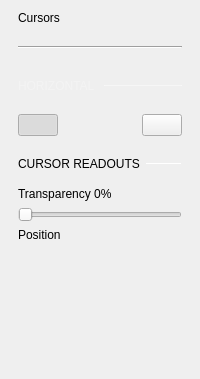
               <widget class="QWidget" name="page_5">
                <layout class="QVBoxLayout" name="verticalLayout_12">
                 <property name="leftMargin">
                  <number>18</number>
                 </property>
                 <property name="rightMargin">
                  <number>18</number>
                 </property>
                 <item>
                  <widget class="QLabel" name="label_8">
                   <property name="text">
                    <string>Cursors</string>
                   </property>
                   <property name="general_settings_label" stdset="0">
                    <bool>true</bool>
                   </property>
                  </widget>
                 </item>
                 <item>
                  <spacer name="verticalSpacer_9">
                   <property name="orientation">
                    <enum>Qt::Vertical</enum>
                   </property>
                   <property name="sizeType">
                    <enum>QSizePolicy::Fixed</enum>
                   </property>
                   <property name="sizeHint" stdset="0">
                    <size>
                     <width>20</width>
                     <height>15</height>
                    </size>
                   </property>
                  </spacer>
                 </item>
                 <item>
                  <widget class="Line" name="line_7">
                   <property name="sizePolicy">
                    <sizepolicy hsizetype="Expanding" vsizetype="Fixed">
                     <horstretch>0</horstretch>
                     <verstretch>0</verstretch>
                    </sizepolicy>
                   </property>
                   <property name="minimumSize">
                    <size>
                     <width>0</width>
                     <height>2</height>
                    </size>
                   </property>
                   <property name="maximumSize">
                    <size>
                     <width>16777215</width>
                     <height>2</height>
                    </size>
                   </property>
                   <property name="orientation">
                    <enum>Qt::Horizontal</enum>
                   </property>
                   <property name="blue_line" stdset="0">
                    <bool>true</bool>
                   </property>
                  </widget>
                 </item>
                 <item>
                  <layout class="QVBoxLayout" name="verticalLayout_17">
                   <property name="bottomMargin">
                    <number>0</number>
                   </property>
                   <item>
                    <spacer name="verticalSpacer_10">
                     <property name="orientation">
                      <enum>Qt::Vertical</enum>
                     </property>
                     <property name="sizeType">
                      <enum>QSizePolicy::Fixed</enum>
                     </property>
                     <property name="sizeHint" stdset="0">
                      <size>
                       <width>20</width>
                       <height>25</height>
                      </size>
                     </property>
                    </spacer>
                   </item>
                   <item>
                    <layout class="QHBoxLayout" name="horizontalLayout_16">
                     <property name="bottomMargin">
                      <number>0</number>
                     </property>
                     <item>
                      <widget class="QLabel" name="label_15">
                       <property name="sizePolicy">
                        <sizepolicy hsizetype="Fixed" vsizetype="Fixed">
                         <horstretch>0</horstretch>
                         <verstretch>0</verstretch>
                        </sizepolicy>
                       </property>
                       <property name="styleSheet">
                        <string notr="true">QLabel {
		font-size: 12px;
		color: rgba(255, 255, 255, 70);
	}</string>
                       </property>
                       <property name="text">
                        <string>HORIZONTAL </string>
                       </property>
                      </widget>
                     </item>
                     <item>
                      <widget class="Line" name="line_12">
                       <property name="minimumSize">
                        <size>
                         <width>0</width>
                         <height>1</height>
                        </size>
                       </property>
                       <property name="maximumSize">
                        <size>
                         <width>16777215</width>
                         <height>1</height>
                        </size>
                       </property>
                       <property name="styleSheet">
                        <string notr="true">border: 1px solid rgba(255, 255, 255, 70);</string>
                       </property>
                       <property name="orientation">
                        <enum>Qt::Horizontal</enum>
                       </property>
                      </widget>
                     </item>
                    </layout>
                   </item>
                   <item>
                    <spacer name="verticalSpacer_23">
                     <property name="orientation">
                      <enum>Qt::Vertical</enum>
                     </property>
                     <property name="sizeType">
                      <enum>QSizePolicy::Fixed</enum>
                     </property>
                     <property name="sizeHint" stdset="0">
                      <size>
                       <width>0</width>
                       <height>15</height>
                      </size>
                     </property>
                    </spacer>
                   </item>
                   <item>
                    <layout class="QVBoxLayout" name="verticalLayout_23">
                     <property name="bottomMargin">
                      <number>0</number>
                     </property>
                     <item>
                      <layout class="QHBoxLayout" name="horizontalLayout_19">
                       <property name="bottomMargin">
                        <number>0</number>
                       </property>
                       <item>
                        <widget class="scopy::CustomSwitch" name="hCursorsEnable">
                         <property name="text">
                          <string/>
                         </property>
                         <property name="checkable">
                          <bool>true</bool>
                         </property>
                         <property name="checked">
                          <bool>true</bool>
                         </property>
                        </widget>
                       </item>
                       <item>
                        <spacer name="horizontalSpacer_11">
                         <property name="orientation">
                          <enum>Qt::Horizontal</enum>
                         </property>
                         <property name="sizeHint" stdset="0">
                          <size>
                           <width>40</width>
                           <height>20</height>
                          </size>
                         </property>
                        </spacer>
                       </item>
                       <item>
                        <widget class="scopy::SmallOnOffSwitch" name="btnLockHorizontal">
                         <property name="text">
                          <string/>
                         </property>
                         <property name="checkable">
                          <bool>true</bool>
                         </property>
                        </widget>
                       </item>
                      </layout>
                     </item>
                    </layout>
                   </item>
                   <item>
                    <spacer name="verticalSpacer_24">
                     <property name="orientation">
                      <enum>Qt::Vertical</enum>
                     </property>
                     <property name="sizeType">
                      <enum>QSizePolicy::Fixed</enum>
                     </property>
                     <property name="sizeHint" stdset="0">
                      <size>
                       <width>0</width>
                       <height>15</height>
                      </size>
                     </property>
                    </spacer>
                   </item>
                   <item>
                    <layout class="QHBoxLayout" name="horizontalLayout_12">
                     <property name="topMargin">
                      <number>0</number>
                     </property>
                     <property name="bottomMargin">
                      <number>0</number>
                     </property>
                     <item>
                      <widget class="QLabel" name="label_10">
                       <property name="text">
                        <string>CURSOR READOUTS</string>
                       </property>
                       <property name="subsection_label" stdset="0">
                        <bool>true</bool>
                       </property>
                      </widget>
                     </item>
                     <item>
                      <widget class="Line" name="line_8">
                       <property name="sizePolicy">
                        <sizepolicy hsizetype="Expanding" vsizetype="Fixed">
                         <horstretch>0</horstretch>
                         <verstretch>0</verstretch>
                        </sizepolicy>
                       </property>
                       <property name="minimumSize">
                        <size>
                         <width>0</width>
                         <height>1</height>
                        </size>
                       </property>
                       <property name="maximumSize">
                        <size>
                         <width>16777215</width>
                         <height>1</height>
                        </size>
                       </property>
                       <property name="orientation">
                        <enum>Qt::Horizontal</enum>
                       </property>
                       <property name="subsection_line" stdset="0">
                        <bool>true</bool>
                       </property>
                      </widget>
                     </item>
                    </layout>
                   </item>
                   <item>
                    <spacer name="verticalSpacer_11">
                     <property name="orientation">
                      <enum>Qt::Vertical</enum>
                     </property>
                     <property name="sizeType">
                      <enum>QSizePolicy::Fixed</enum>
                     </property>
                     <property name="sizeHint" stdset="0">
                      <size>
                       <width>20</width>
                       <height>10</height>
                      </size>
                     </property>
                    </spacer>
                   </item>
                  </layout>
                 </item>
                 <item>
                  <widget class="QLabel" name="transLabel">
                   <property name="text">
                    <string>Transparency 0%</string>
                   </property>
                  </widget>
                 </item>
                 <item>
                  <widget class="QSlider" name="horizontalSlider">
                   <property name="maximum">
                    <number>100</number>
                   </property>
                   <property name="orientation">
                    <enum>Qt::Horizontal</enum>
                   </property>
                  </widget>
                 </item>
                 <item>
                  <widget class="QLabel" name="label_9">
                   <property name="text">
                    <string>Position</string>
                   </property>
                  </widget>
                 </item>
                 <item>
                  <layout class="QHBoxLayout" name="horizontalLayout_11">
                   <property name="bottomMargin">
                    <number>0</number>
                   </property>
                   <item>
                    <widget class="scopy::CustomPlotPositionButton" name="posSelect" native="true">
                     <property name="sizePolicy">
                      <sizepolicy hsizetype="Fixed" vsizetype="Fixed">
                       <horstretch>0</horstretch>
                       <verstretch>0</verstretch>
                      </sizepolicy>
                     </property>
                     <property name="minimumSize">
                      <size>
                       <width>80</width>
                       <height>80</height>
                      </size>
                     </property>
                    </widget>
                   </item>
                   <item>
                    <spacer name="horizontalSpacer_5">
                     <property name="orientation">
                      <enum>Qt::Horizontal</enum>
                     </property>
                     <property name="sizeHint" stdset="0">
                      <size>
                       <width>40</width>
                       <height>20</height>
                      </size>
                     </property>
                    </spacer>
                   </item>
                  </layout>
                 </item>
                 <item>
                  <spacer name="verticalSpacer_8">
                   <property name="orientation">
                    <enum>Qt::Vertical</enum>
                   </property>
                   <property name="sizeHint" stdset="0">
                    <size>
                     <width>20</width>
                     <height>40</height>
                    </size>
                   </property>
                  </spacer>
                 </item>
                </layout>
               </widget>
